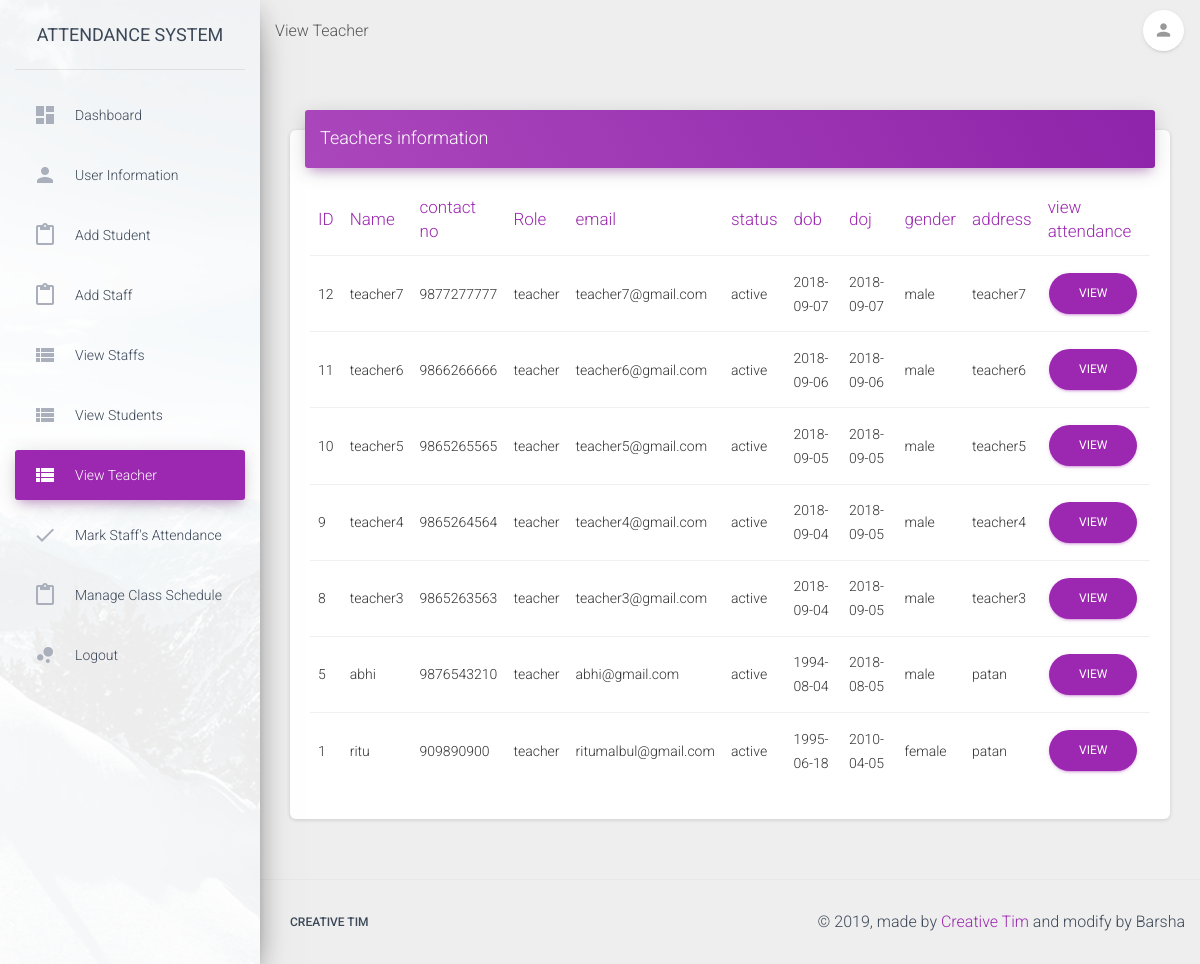
The page /pages/admin/view_teacher.php (signed in) on the database its author committed.
### tables this page shows
CREATE TABLE `tbl_users` (
  `Uid` int(11) NOT NULL,
  `Uname` varchar(200) NOT NULL,
  `Ufname` varchar(100) NOT NULL,
  `Ugender` enum('male','female','other','') NOT NULL,
  `Uemail` varchar(200) NOT NULL,
  `status` enum('active','inactive','disabled','') NOT NULL,
  `Udob` date NOT NULL,
  `Udoj` date NOT NULL,
  `Uaddress` varchar(200) NOT NULL,
  `Ucontact` varchar(10) NOT NULL,
  `Upassword` varchar(200) NOT NULL,
  `role` enum('teacher','admin','staff') NOT NULL
);

### pages/admin/view_teacher.php (the view, shortened to what this page needs)
<!DOCTYPE html>
<html lang="en">
<head>
<?php include '../head.php'; ?>
</head>
<body class="">
  <div class="wrapper ">
<?php include '../../view/admin/sidebar.php'; ?>
<div class="main-panel">
<?php include '../../view/admin/navbar.php';?>
      <div class="content">
        <div class="container-fluid">
          <div class="row">
          <div class="col-md-12">
              <div class="card">
                <div class="card-header card-header-primary">
                  <h4 class="card-title ">Teachers information</h4>
                </div>
                <div class="card-body">
                  <div class="table-responsive">
                    <table class="table">
                      <thead class=" text-primary">
                        <th>
                          ID
                        </th>
                        <th>
                          Name
                        </th>
                        <th>
                          contact no
                        </th>
                        <th>
                        Role
                        </th>
                        <th>
                        email
                        </th>
                        <th>
                        status
                        </th>
                        <th>
                        dob
                        </th>
                        <th>
                        doj
                        </th>
                        <th>
                        gender
                        </th>
                        <th>
                        address
                        </th>
                        <th>view attendance</th>
                      </thead>
                    <tbody>
                    <?php $sql ="SELECT * FROM `tbl_users`where role ='teacher' ORDER by Uid desc limit 10";
                            include '../../common/connect.php';
                            $result=mysqli_query($con,$sql);
                         while($row = $result->fetch_assoc()) {
                      ?>
                        <tr>
                          <td>
                            <?php echo($row['Uid']); ?>
                          </td>
                          <td>
                          <?php echo($row['Uname']); ?>
                          </td>
                          <td>
                          <?php echo($row['Ucontact']); ?>
                          </td>
                          <td>
                          <?php echo($row['role']); ?>
                          </td>
                          <td>
                          <?php echo($row['Uemail']); ?>
                          </td>
                          <td>
                          <?php echo($row['status']); ?>
                          </td>
                          <td>
                          <?php echo($row['Udob']); ?>
                          </td>
                          <td>
                          <?php echo($row['Udoj']); ?>
                          </td>
                          <td>
                          <?php echo($row['Ugender']); ?>
                          </td>
                          <td>
                          <?php echo($row['Uaddress']); ?>
                          </td>
                          <td><a href="view_single_teacher_attendance.php?Uid=<?php echo($row['Uid']); ?>" class="btn btn-primary btn-round">
                  view</a>
                         </td>
                        </tr>
                        <?php } ?>
                      </tbody>
                    </table>
                  </div>
                </div>
              </div>
            </div>
          </div>
      </div>
      </div>
      <footer class="footer">
        <div class="container-fluid">
          <nav class="float-left">
            <ul>
              <li>
                <a href="https://www.creative-tim.com">
                  Creative Tim
                </a>
              </li>
            </ul>
          </nav>
          <div class="copyright float-right">
            &copy;
            , made by
            <a href="https://www.creative-tim.com" target="_blank">Creative Tim</a> and modify by Barsha
          </div>
        </div>
      </footer>
    </div>
  </div>
</body>
</html>

### rows shown on the page
tbl_users: Uid "12", Uname "teacher7", Ucontact "9877277777", role "teacher", Uemail "teacher7@gmail.com", status "active", Udob "2018-09-07", Udoj "2018-09-07", Ugender "male", Uaddress "teacher7"
tbl_users: Uid "11", Uname "teacher6", Ucontact "9866266666", role "teacher", Uemail "teacher6@gmail.com", status "active", Udob "2018-09-06", Udoj "2018-09-06", Ugender "male", Uaddress "teacher6"
tbl_users: Uid "10", Uname "teacher5", Ucontact "9865265565", role "teacher", Uemail "teacher5@gmail.com", status "active", Udob "2018-09-05", Udoj "2018-09-05", Ugender "male", Uaddress "teacher5"
tbl_users: Uid "9", Uname "teacher4", Ucontact "9865264564", role "teacher", Uemail "teacher4@gmail.com", status "active", Udob "2018-09-04", Udoj "2018-09-05", Ugender "male", Uaddress "teacher4"
tbl_users: Uid "8", Uname "teacher3", Ucontact "9865263563", role "teacher", Uemail "teacher3@gmail.com", status "active", Udob "2018-09-04", Udoj "2018-09-05", Ugender "male", Uaddress "teacher3"
tbl_users: Uid "5", Uname "abhi", Ucontact "9876543210", role "teacher", Uemail "abhi@gmail.com", status "active", Udob "1994-08-04", Udoj "2018-08-05", Ugender "male", Uaddress "patan"
tbl_users: Uid "1", Uname "ritu", Ucontact "909890900", role "teacher", Uemail "ritumalbul@gmail.com", status "active", Udob "1995-06-18", Udoj "2010-04-05", Ugender "female", Uaddress "patan"
